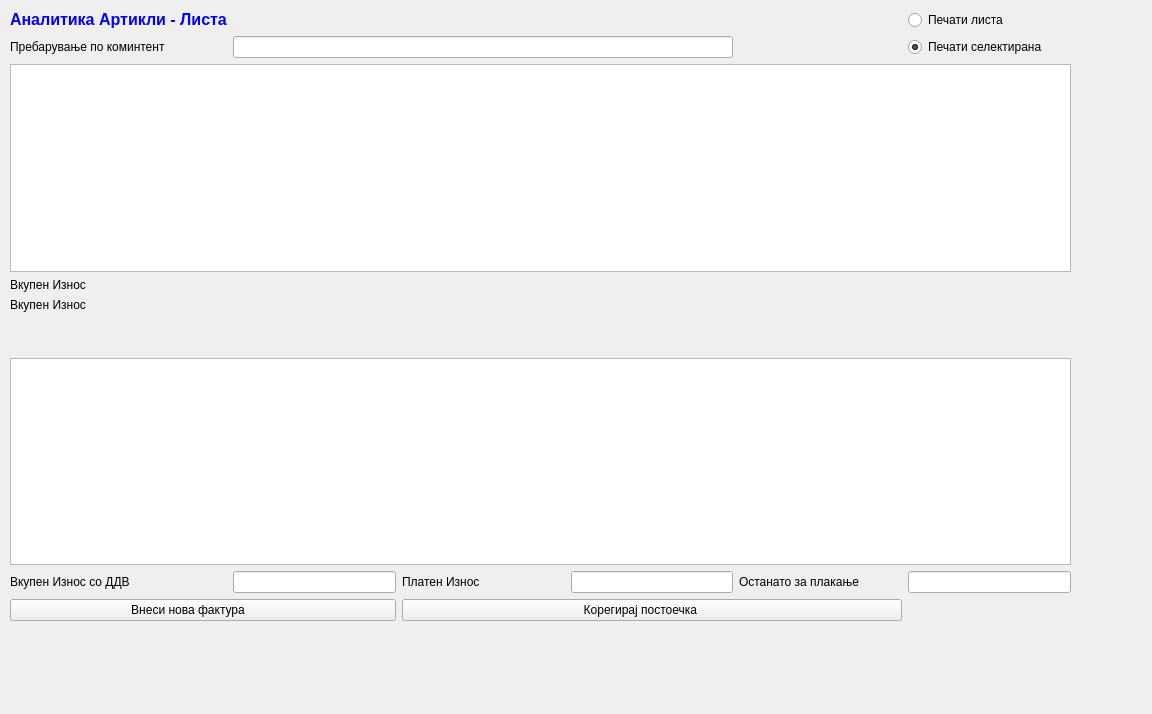
<?xml version="1.0" encoding="UTF-8"?>
<ui version="4.0">
 <class>AnalitikaArtikliLista</class>
 <widget class="QWidget" name="AnalitikaArtikliLista">
  <property name="geometry">
   <rect>
    <x>0</x>
    <y>0</y>
    <width>1152</width>
    <height>714</height>
   </rect>
  </property>
  <property name="windowTitle">
   <string>Form</string>
  </property>
  <widget class="QWidget" name="layoutWidget">
   <property name="geometry">
    <rect>
     <x>10</x>
     <y>10</y>
     <width>1061</width>
     <height>611</height>
    </rect>
   </property>
   <layout class="QGridLayout" name="gridLayout">
    <item row="0" column="0">
     <widget class="QLabel" name="label_4">
      <property name="text">
       <string>&lt;!DOCTYPE HTML PUBLIC &quot;-//W3C//DTD HTML 4.0//EN&quot; &quot;http://www.w3.org/TR/REC-html40/strict.dtd&quot;&gt;
&lt;html&gt;&lt;head&gt;&lt;meta name=&quot;qrichtext&quot; content=&quot;1&quot; /&gt;&lt;style type=&quot;text/css&quot;&gt;
p, li { white-space: pre-wrap; }
&lt;/style&gt;&lt;/head&gt;&lt;body style=&quot; font-family:'Sans Serif'; font-size:9pt; font-weight:400; font-style:normal;&quot;&gt;
&lt;p style=&quot; margin-top:0px; margin-bottom:0px; margin-left:0px; margin-right:0px; -qt-block-indent:0; text-indent:0px;&quot;&gt;&lt;span style=&quot; font-family:'MS Shell Dlg 2'; font-size:12pt; font-weight:600; color:#0000ff;&quot;&gt;Аналитика Артикли - Листа&lt;/span&gt;&lt;/p&gt;&lt;/body&gt;&lt;/html&gt;</string>
      </property>
     </widget>
    </item>
    <item row="0" column="1">
     <spacer name="horizontalSpacer">
      <property name="orientation">
       <enum>Qt::Horizontal</enum>
      </property>
      <property name="sizeHint" stdset="0">
       <size>
        <width>40</width>
        <height>20</height>
       </size>
      </property>
     </spacer>
    </item>
    <item row="0" column="2">
     <spacer name="horizontalSpacer_3">
      <property name="orientation">
       <enum>Qt::Horizontal</enum>
      </property>
      <property name="sizeHint" stdset="0">
       <size>
        <width>40</width>
        <height>20</height>
       </size>
      </property>
     </spacer>
    </item>
    <item row="0" column="3">
     <spacer name="horizontalSpacer_5">
      <property name="orientation">
       <enum>Qt::Horizontal</enum>
      </property>
      <property name="sizeHint" stdset="0">
       <size>
        <width>40</width>
        <height>20</height>
       </size>
      </property>
     </spacer>
    </item>
    <item row="0" column="4">
     <spacer name="horizontalSpacer_6">
      <property name="orientation">
       <enum>Qt::Horizontal</enum>
      </property>
      <property name="sizeHint" stdset="0">
       <size>
        <width>40</width>
        <height>20</height>
       </size>
      </property>
     </spacer>
    </item>
    <item row="0" column="5">
     <widget class="QRadioButton" name="radioButtonPecatiLista">
      <property name="text">
       <string>Печати листа</string>
      </property>
     </widget>
    </item>
    <item row="1" column="0">
     <widget class="QLabel" name="label_8">
      <property name="text">
       <string>Пребарување по коминтент</string>
      </property>
     </widget>
    </item>
    <item row="1" column="1" colspan="3">
     <widget class="QLineEdit" name="prebaruvanje_po_komintent"/>
    </item>
    <item row="1" column="5">
     <widget class="QRadioButton" name="radioButtonPecatiSelektirana">
      <property name="text">
       <string>Печати селектирана</string>
      </property>
      <property name="checked">
       <bool>true</bool>
      </property>
     </widget>
    </item>
    <item row="2" column="0" colspan="6">
     <widget class="QTableView" name="tableView">
      <property name="palette">
       <palette>
        <active>
         <colorrole role="AlternateBase">
          <brush brushstyle="SolidPattern">
           <color alpha="255">
            <red>234</red>
            <green>234</green>
            <blue>234</blue>
           </color>
          </brush>
         </colorrole>
        </active>
        <inactive>
         <colorrole role="AlternateBase">
          <brush brushstyle="SolidPattern">
           <color alpha="255">
            <red>234</red>
            <green>234</green>
            <blue>234</blue>
           </color>
          </brush>
         </colorrole>
        </inactive>
        <disabled>
         <colorrole role="AlternateBase">
          <brush brushstyle="SolidPattern">
           <color alpha="255">
            <red>234</red>
            <green>234</green>
            <blue>234</blue>
           </color>
          </brush>
         </colorrole>
        </disabled>
       </palette>
      </property>
      <property name="alternatingRowColors">
       <bool>true</bool>
      </property>
     </widget>
    </item>
    <item row="3" column="0">
     <widget class="QLabel" name="label_11">
      <property name="text">
       <string>Вкупен Износ </string>
      </property>
     </widget>
    </item>
    <item row="4" column="0">
     <widget class="QLabel" name="label_12">
      <property name="text">
       <string>Вкупен Износ </string>
      </property>
     </widget>
    </item>
    <item row="5" column="0">
     <widget class="QLabel" name="label_13">
      <property name="palette">
       <palette>
        <active>
         <colorrole role="Text">
          <brush brushstyle="SolidPattern">
           <color alpha="255">
            <red>0</red>
            <green>0</green>
            <blue>255</blue>
           </color>
          </brush>
         </colorrole>
        </active>
        <inactive>
         <colorrole role="Text">
          <brush brushstyle="SolidPattern">
           <color alpha="255">
            <red>0</red>
            <green>0</green>
            <blue>255</blue>
           </color>
          </brush>
         </colorrole>
        </inactive>
        <disabled>
         <colorrole role="Text">
          <brush brushstyle="SolidPattern">
           <color alpha="255">
            <red>120</red>
            <green>120</green>
            <blue>120</blue>
           </color>
          </brush>
         </colorrole>
        </disabled>
       </palette>
      </property>
      <property name="text">
       <string/>
      </property>
     </widget>
    </item>
    <item row="6" column="0">
     <widget class="QLabel" name="label">
      <property name="text">
       <string/>
      </property>
     </widget>
    </item>
    <item row="7" column="0" colspan="6">
     <widget class="QTableView" name="tableView_2">
      <property name="alternatingRowColors">
       <bool>true</bool>
      </property>
     </widget>
    </item>
    <item row="8" column="0">
     <widget class="QLabel" name="label_7">
      <property name="text">
       <string>Вкупен Износ со ДДВ </string>
      </property>
     </widget>
    </item>
    <item row="8" column="1">
     <widget class="QLineEdit" name="vk_iznos_so_ddv">
      <property name="alignment">
       <set>Qt::AlignRight|Qt::AlignTrailing|Qt::AlignVCenter</set>
      </property>
      <property name="readOnly">
       <bool>true</bool>
      </property>
     </widget>
    </item>
    <item row="8" column="2">
     <widget class="QLabel" name="label_9">
      <property name="text">
       <string>Платен Износ</string>
      </property>
     </widget>
    </item>
    <item row="8" column="3">
     <widget class="QLineEdit" name="vk_platen_iznos">
      <property name="alignment">
       <set>Qt::AlignRight|Qt::AlignTrailing|Qt::AlignVCenter</set>
      </property>
      <property name="readOnly">
       <bool>true</bool>
      </property>
     </widget>
    </item>
    <item row="8" column="4">
     <widget class="QLabel" name="label_10">
      <property name="text">
       <string>Останато за плакање</string>
      </property>
     </widget>
    </item>
    <item row="8" column="5">
     <widget class="QLineEdit" name="ostanato_za_plakanje">
      <property name="alignment">
       <set>Qt::AlignRight|Qt::AlignTrailing|Qt::AlignVCenter</set>
      </property>
      <property name="readOnly">
       <bool>true</bool>
      </property>
     </widget>
    </item>
    <item row="9" column="0" colspan="2">
     <widget class="QPushButton" name="pushButton">
      <property name="text">
       <string>Внеси нова фактура         </string>
      </property>
      <property name="icon">
       <iconset>
        <normaloff>../../../Brisi/sterna/Resources/key_f2.png</normaloff>../../../Brisi/sterna/Resources/key_f2.png</iconset>
      </property>
     </widget>
    </item>
    <item row="9" column="2" colspan="3">
     <widget class="QPushButton" name="pushButton_2">
      <property name="text">
       <string>Корегирај постоечка       </string>
      </property>
      <property name="icon">
       <iconset>
        <normaloff>../../../Brisi/sterna/Resources/key_f3.png</normaloff>../../../Brisi/sterna/Resources/key_f3.png</iconset>
      </property>
     </widget>
    </item>
   </layout>
  </widget>
 </widget>
 <tabstops>
  <tabstop>prebaruvanje_po_komintent</tabstop>
  <tabstop>tableView</tabstop>
  <tabstop>tableView_2</tabstop>
  <tabstop>vk_iznos_so_ddv</tabstop>
  <tabstop>vk_platen_iznos</tabstop>
  <tabstop>ostanato_za_plakanje</tabstop>
  <tabstop>pushButton</tabstop>
  <tabstop>pushButton_2</tabstop>
  <tabstop>radioButtonPecatiLista</tabstop>
  <tabstop>radioButtonPecatiSelektirana</tabstop>
 </tabstops>
 <resources/>
 <connections/>
</ui>
